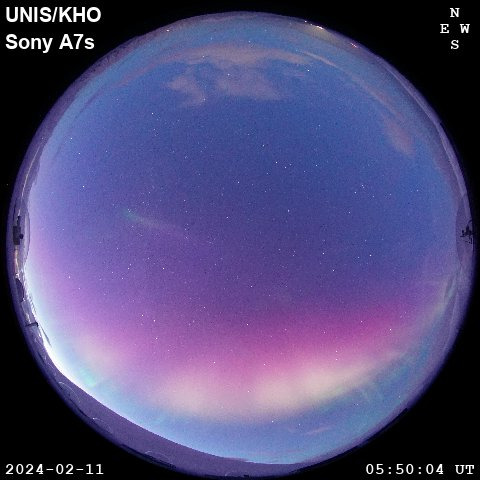
#> input picture Example files/LYR-Sony-20240211_055004.jpg, 480 x 480 px; its folder holds 6 pictures in this run
$ jupyter execute --allow-errors 'MISS-1 continuum detection.ipynb'
#> lines starting #> are read from the running program, lines starting #| are printed output that depends on the picture
[cell 1]
"""
This script is used to loop over a collection of .pgm spectrograph data from MISS-1 and detect continuum emission events.
In general, this script is based on two assumptions:
    1) The three auroral emission lines are distinct peaks in the column-wise mean spectrum when auroral events are observed in (relatively) clear skies
    2) Auroral continuum emission is observed as a spectral enhancement in the entire 400-700 nm wavelength range and hence can be registered as a
        distinct peak in the row-wise mean spectrum.

NOTE:
- The scipy peak finding function parameters (prominence and width) are not optimized!!
- The current parameters are based on a comparison between known continuum, 'normal' aurora and clear sky events.
- Weak continuum events are possibly not detected.

Filtering out false positives, such as sunlit clouds, is done in the MISS-1 post-detection analysis script.

The first two defined functions are from the KHO-MISS/SpectralCalibration/miss_read_spectral.py script.

Created on May 9 2025

@author: Tim Hulsen
"""

import os
import glob
import numpy as np
import matplotlib.pyplot as plt
from scipy.signal import find_peaks, peak_widths, medfilt2d

[cell 2]
"""
Reads a MISS-image and corrects the "smiley" spectral image into
a nice rectangular image.

Outputs a matrix with the vertical axis being a proxy for the scan
angle (no calibration yet). The horizontal axis is wavelength from
400nm to 700nm

For each scan angle (image row), the known emission lines are used
to first construct a mapping between wavelengths and pixel columns.
Then the intensities for wavelengths between 400..700nm at 1nm steps
are interpolated from the image.

NOTE:
    - the wavelength calibration is based on only three points, or
      the blue, green and red emission lines
    - the "scan angle" is not calibrated at all!


Created on Fri May 10 13:30:25 2024

@author: MikkoS
"""

# A user called Felix wrote a nice short reading routine for ASCII PGM-files
# https://stackoverflow.com/questions/46944048/how-to-read-pgm-p2-image-in-python
#
# The commonly used PIL for image reading in python seems to have trouble
# handling the comments in PGM-files, even though the comments are part
# of the "standard" for PNM-format.

def readpgm(name):
#> called with name = 'Example files/MISS-20200103-084900.pgm'
    with open(name) as f:
        lines = f.readlines()

    # Ignores commented lines
    for l in list(lines):
        if l[0] == '#':
            lines.remove(l)

    # Makes sure it is ASCII format (P2)
    assert lines[0].strip() == 'P2', 'File not an ASCII PGM-file'

    # Converts data to a list of integers
    data = []
    for line in lines[1:]:
        data.extend([int(c) for c in line.split()])

    data=(np.array(data[3:]),(data[1],data[0]),data[2])
    return np.reshape(data[0],data[1])

[cell 3]
def read_miss_spectral(filename):
    im=readpgm(filename)

    # Use 2D meridian filtering to filter out noise
    im = medfilt2d(im)

    # Estimate the background level from an image corner and
    # remove the pixel offset
    bg_estimate=np.mean(im[0:29,0:29])
    im=np.maximum(im-bg_estimate,0).transpose()


    # From quick calibration using auroral emission lines,
    # see plot_misspeaks.m in the Matlab source code

    bluepoly=np.poly1d([-0.000401186790506, 0.118021155830754,
                        86.670020639834831]);
    redpoly=np.poly1d([-0.0003147574819, 0.1045665634675,
                            656.6050051599582]);
    greenpoly=np.poly1d([-0.0003805469556, 0.1139447884417,
                         462.5405056759545]);

    # Create a spectral image
    # - use data between rows 70 and 270 (needs scan angle calibration!)
    # - interpolate data from 400..700nm

    scanangle=np.arange(0,200)
    wavelengths=np.arange(400,701)
    spectralimage=np.zeros([len(scanangle),len(wavelengths)])
    colIndex=np.arange(0,im.shape[1])

    print('This is the shape of the raw image: ', im.shape)

    for alpha in scanangle:
        row=70+alpha
        blueline=bluepoly(row)      # Locations of the auroral emission lines
        redline=redpoly(row)        # at this scan angle, or image row in raw
        greenline=greenpoly(row)    # image data
        lambdas=np.polynomial.Polynomial.fit([427.8, 557.7, 630.0],
                                             [blueline, greenline, redline],2)
        cols=lambdas(wavelengths)
        thisrowvalues=im[row,:]
        spectralvalues=np.interp(cols,colIndex,thisrowvalues)
        spectralimage[alpha,:]=spectralvalues

    return spectralimage

[cell 4]
# [7 lines of commented-out code are left out]
filename = os.path.join('Example files','MISS-20200103-084900.pgm')
# filename = os.path.join('Example files','MISS-20200103-085000.pgm')

# No aurora, clear sky
# filename = os.path.join('Example files','MISS-20200228-060000.pgm')


spectralimage = read_miss_spectral(filename)

# Select which row to plot
selected_row = 125

fig, ax = plt.subplots()
im = ax.imshow(np.sqrt(spectralimage), aspect='auto',
          extent=[400,700, 200, 0])
ax.axhline(y=selected_row, color='red', linestyle='--', linewidth=2, label=f'Row {selected_row}')
ax.set_xlabel('Wavelength [nm]')
ax.set_ylabel('Uncalibrated angle')
ax.legend()
fig.colorbar(im, ax=ax)

fig, ax = plt.subplots()
# ax.plot(np.linspace(400, 700, spectralimage.shape[1]), spectralimage[170, :], label='Row 170')
ax.plot(np.linspace(400, 700, spectralimage.shape[1]), spectralimage[selected_row, :], label=f'Row {selected_row}')
ax.plot(np.linspace(400, 700, spectralimage.shape[1]), np.mean(spectralimage, axis=0), label='Averaged over all angles', linewidth=2)
ax.set_xlabel('Wavelength [nm]')
ax.set_ylabel('Counts')
ax.legend()
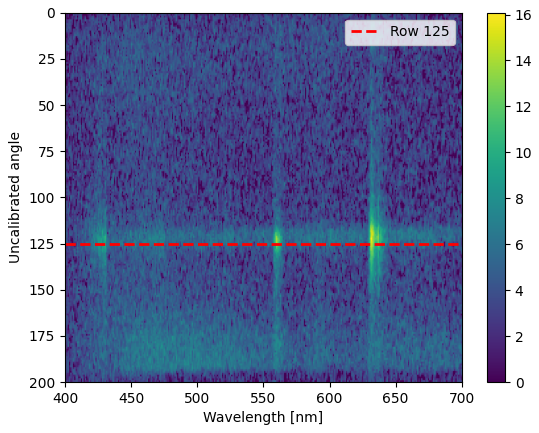
#> figure drawn by matplotlib, 2 panels
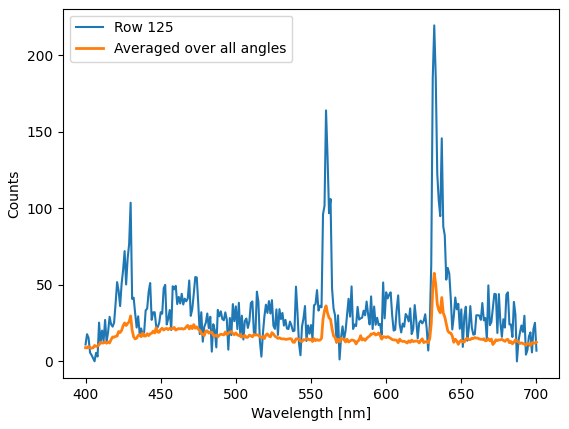
#> figure drawn by matplotlib, 1 panel; curve peaks at x = 632, y = 219.6; curve peaks at x = 632, y = 57.59

[cell 5]
# Plot spectrum with masked regions around emission lines
emission_lines = [427.8, 557.7, 630.0]
mask_width = 10  # +/- 10 nm

# Create wavelength array
wavelengths = np.linspace(400, 700, spectralimage.shape[1])

# Create mask for regions to exclude
mask = np.ones(len(wavelengths), dtype=bool)
for line in emission_lines:
    mask = mask & ((wavelengths < line - mask_width) | (wavelengths > line + mask_width))

# Create masked spectrum (set masked regions to NaN for plotting)
selected_spectrum = spectralimage[selected_row, :].copy()
print("mean of selected spectrum before masking: ", np.mean(selected_spectrum))
selected_spectrum[~mask] = np.nan
print("mean of selected spectrum after masking: ", np.nanmean(selected_spectrum))

mean_spectrum = np.mean(spectralimage, axis=0)
print("mean of not continuum before masking: ", np.mean(mean_spectrum))
mean_spectrum[~mask] = np.nan
print("mean of not continuum after masking: ", np.nanmean(mean_spectrum))
# Plot
fig, ax = plt.subplots(figsize=(10, 6))
ax.plot(wavelengths, selected_spectrum, label='Selected spectrum (masked)', linewidth=2, color='blue')
ax.plot(wavelengths, mean_spectrum, label='Mean spectrum (masked)', linewidth=2, color='green')
ax.set_xlabel('Wavelength [nm]')
ax.set_ylabel('Counts')
ax.set_title('Spectrum with masked regions around emission lines')
ax.legend()
ax.grid(True, alpha=0.3)

# Add vertical lines to indicate masked regions
for line in emission_lines:
    ax.axvspan(line - mask_width, line + mask_width, alpha=0.2, color='red', label='Masked region' if line == emission_lines[0] else '')

plt.tight_layout()
plt.show()
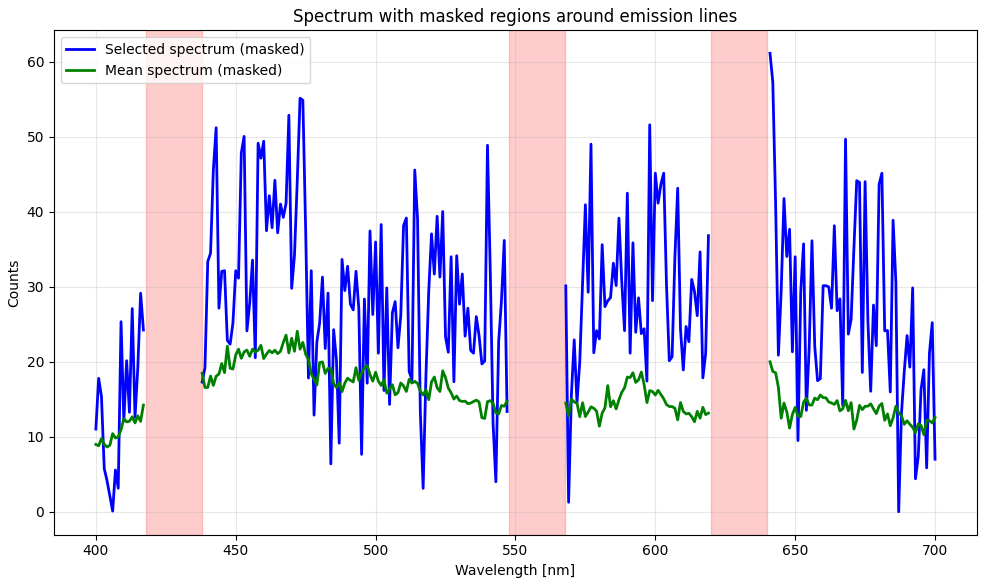
#> figure drawn by matplotlib, 1 panel

[cell 6]
# [31 lines left out: function find_auroral_emission_lines, not called in this run]

[cell 7]
# [37 lines left out: function find_continuum_line_save, not called in this run]

## Example of defined functions

[cell 8]
# Use the spectral image shown for example previously
# For the roi the rows between 30 and 180 have been used to exclude the sun on the horizon
roi_data = np.sqrt(spectralimage)[30:180]

# Calculate the column-wise mean within the ROI
col_means = np.mean(roi_data, axis=0)

# Use scipy.signal.find_peaks to identify peaks
global_peaks_col, properties = find_peaks(
    col_means,
    prominence=1.5,  # Minimum prominence of peaks
    width=2          # Minimum width of peaks
)

# In the output it can be seen that the three auroral emission lines are detected
# An additional peak is detected at index 62
global_peaks_col

[cell 9]
"""
The additional peak detected at index 62 is an example of a blue daylight spectrum.
This is seen regularly as a parabolic spectrum centered around roughly 460 nm.
"""

# Plot column-wise mean
plt.plot(np.linspace(400,700,301), col_means)

# Plot detected peaks
for peak in global_peaks_col:
    plt.axvline(x = peak + 400, color='r', linestyle='dashed')
plt.legend(("Column-wise mean", "Detected peaks"), loc=2)
plt.xlabel("Wavelength (nm)")
plt.ylabel("Average counts");
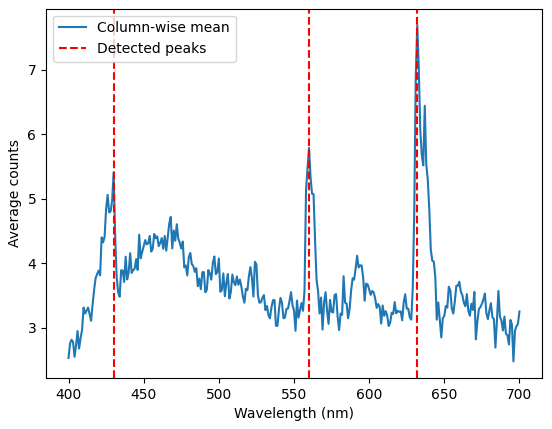
#> figure drawn by matplotlib, 1 panel; curve peaks at x = 632, y = 7.69

[cell 10]
# Now we want to detect continuum emission
# Continue with the same example

# Calculate the row-wise mean within the ROI
row_means = np.mean(roi_data, axis=1)

# Use scipy.signal.find_peaks to identify peaks
peaks, properties = find_peaks(
    row_means,
    prominence=1.5,  # Minimum prominence of peaks
    width=4          # Minimum width of peaks
)

# Since we used a ROI we should compensate the found indeces
lower_limit = 30

# Adjust peak indices to global row indices
global_peaks = peaks + lower_limit
global_peaks

[cell 11]
"""
It is visible in the gray shaded region that the number of counts drops off at the edges of the measurement.
This is an artifact of the measurement and is excluded as it can disrupt the peak finding function.
It is also possible that the sun is visible in these regions, resulting in a high number of counts which obscure the spectrum of auroras.
"""

# Plot row-wise mean of the ENTIRE spectral image
plt.plot(np.mean(np.sqrt(spectralimage), axis=1))

# Plot detected peaks
for peak in global_peaks:
    plt.axvline(x = peak, color='r', linestyle='dashed')

# Rows excluded in the ROI
plt.axvspan(0, 30, facecolor='gray', alpha=0.5)
plt.axvspan(180, 200, facecolor='gray', alpha=0.5)

plt.legend(("Row-wise mean", "Detected peaks"), loc=2)
plt.xlabel("Row index")
plt.ylabel("Average counts");
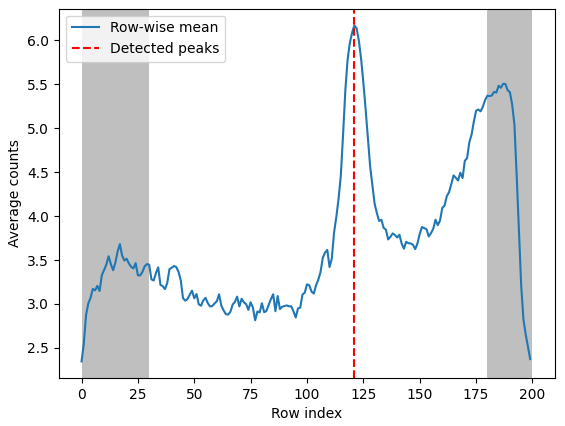
#> figure drawn by matplotlib, 1 panel; curve peaks at x = 121, y = 6.17

[cell 12]
"""
This figure is a sneak peak of further analysis conducted in the MISS-1 post-detection analysis script.
The blue dashed line in the spectral image highlights where the functions above have detected a peak in the row-wise mean.
In the middle plot the corresponding spectrum is shown, averaged over a few rows to reduce noise.
A background spectrum is added for comparison, which shows the spectral enhancement over the entire wavelength range that resulted in a peak in the
row-wise mean.
From the Sony all-sky camera image it is clear that the detected spectrum corresponds to a region of white auroral continuum emission.
"""

fig, (ax1, ax2, ax3) = plt.subplots(1,3,figsize=(13,4))

# Plot the spectral image
ax1.imshow(np.sqrt(spectralimage),cmap='plasma', aspect='auto',extent=[400,700, 0, 347])
# Highlight the peak detected at index 167 with a blue dashed line
ax1.axhline(y=347-(347/200)*167, color='C0', linestyle='dashed')
# Highlight the peak at index 50 with a orange dashed line
# This row is chosen as the background spectrum, ideally this consists of a clear sky
ax1.axhline(y=347-(347/200)*50, color='C1', linestyle='dashed')
ax1.set_xlabel('Wavelength [nm]')
ax1.set_ylabel('Uncalibrated angle')

# To reduce noise we average a range of rows to produce the emission spectra for the detected row and the background
# The spectra are plotted in blue and orange, respectively
ax2.plot(np.linspace(400,700,301), np.mean(np.sqrt(spectralimage)[165:170,:],axis=0), color='C0')
ax2.plot(np.linspace(400,700,301), np.mean(np.sqrt(spectralimage)[48:53,:],axis=0), color='C1')
ax2.set_xlabel('Wavelength [nm]')
ax2.set_ylabel('Averaged counts')
ax2.legend(("Detected spectrum","Background spectrum"))

# Plot an image of the Sony all-sky camera closest to the moment the spectral image was taken
image = plt.imread(os.path.join('Example files','LYR-Sony-20240211_055004.jpg'))
#> image is the input picture: shape (480, 480, 3); mean R, G, B 81.9, 75.8, 122.6
ax3.imshow(image)
# Highlight where the 'interesting' spectrum was detected and the background spectrum is taken with dashed lines in their respective colors
ax3.axhline(y = ((480-20)/200)*167+10, color = 'C0', linestyle = 'dashed')
ax3.axhline(y = ((480-20)/200)*50+10, color = 'C1', linestyle = 'dashed')
ax3.set_xlabel('Pixel column index')
ax3.set_ylabel('Pixel row index')

# In the center between the white lines is the meridian of the spectrograph where the spectral image is taken
ax3.axvline(x = 480/2-20, color = 'white')
ax3.axvline(x = 480/2+20, color = 'white')

fig.suptitle("02 11 2024 0550");
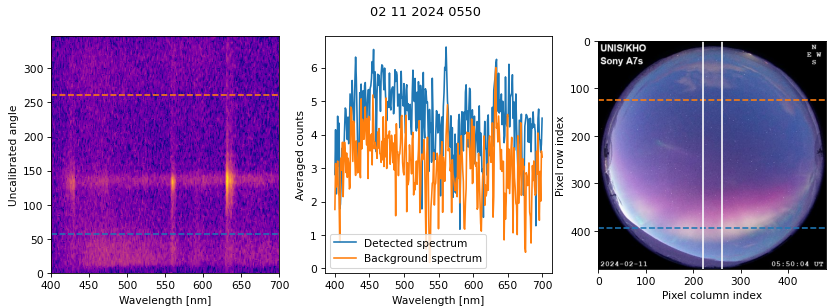
#> figure drawn by matplotlib, 3 panels; panel 2: curve peaks at x = 561, y = 6.62; panel 2: curve peaks at x = 633, y = 6.01
